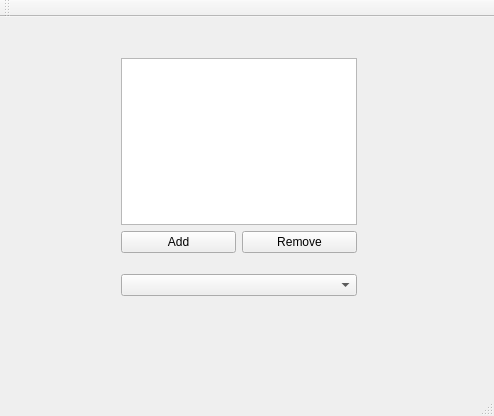
<?xml version="1.0" encoding="UTF-8"?>
<ui version="4.0">
 <class>MainWindow</class>
 <widget class="QMainWindow" name="MainWindow">
  <property name="geometry">
   <rect>
    <x>0</x>
    <y>0</y>
    <width>494</width>
    <height>416</height>
   </rect>
  </property>
  <property name="windowTitle">
   <string>MainWindow</string>
  </property>
  <widget class="QWidget" name="centralWidget">
   <widget class="QWidget" name="">
    <property name="geometry">
     <rect>
      <x>110</x>
      <y>30</y>
      <width>258</width>
      <height>260</height>
     </rect>
    </property>
    <layout class="QVBoxLayout" name="verticalLayout">
     <item>
      <widget class="QListView" name="listView"/>
     </item>
     <item>
      <layout class="QHBoxLayout" name="horizontalLayout">
       <item>
        <widget class="QPushButton" name="pushButton">
         <property name="text">
          <string>Add</string>
         </property>
        </widget>
       </item>
       <item>
        <widget class="QPushButton" name="pushButton_2">
         <property name="text">
          <string>Remove</string>
         </property>
        </widget>
       </item>
      </layout>
     </item>
     <item>
      <spacer name="verticalSpacer">
       <property name="orientation">
        <enum>Qt::Vertical</enum>
       </property>
       <property name="sizeHint" stdset="0">
        <size>
         <width>20</width>
         <height>40</height>
        </size>
       </property>
      </spacer>
     </item>
     <item>
      <widget class="QComboBox" name="comboBox"/>
     </item>
    </layout>
   </widget>
  </widget>
  <widget class="QMenuBar" name="menuBar">
   <property name="geometry">
    <rect>
     <x>0</x>
     <y>0</y>
     <width>494</width>
     <height>26</height>
    </rect>
   </property>
  </widget>
  <widget class="QToolBar" name="mainToolBar">
   <attribute name="toolBarArea">
    <enum>TopToolBarArea</enum>
   </attribute>
   <attribute name="toolBarBreak">
    <bool>false</bool>
   </attribute>
  </widget>
  <widget class="QStatusBar" name="statusBar"/>
 </widget>
 <layoutdefault spacing="6" margin="11"/>
 <resources/>
 <connections/>
</ui>
